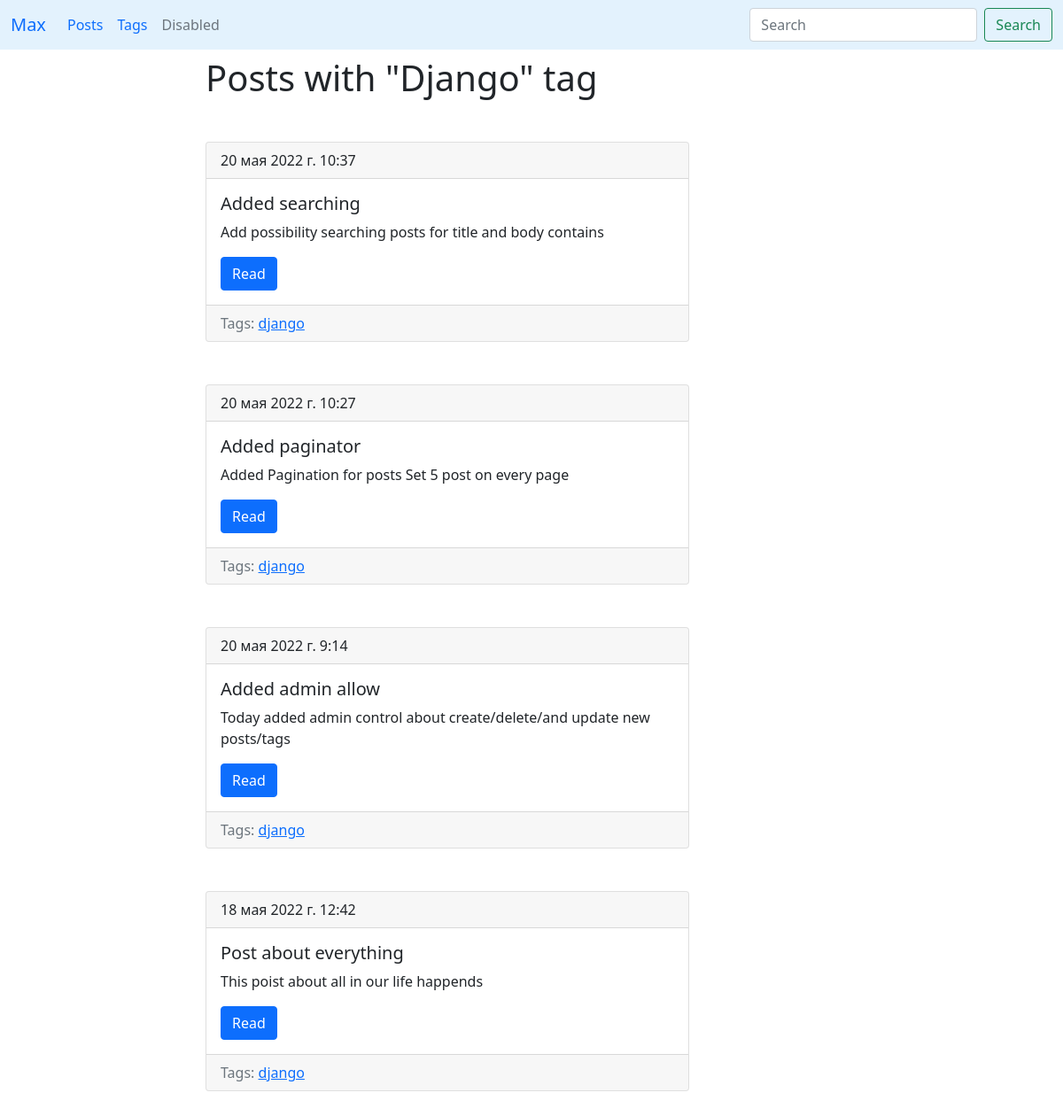
The page /tag/django/ on the database its author committed.
### main/models.py (models this page shows, shortened)
class Tag(models.Model):
    title = models.CharField(max_length=150)
    slug = models.SlugField(max_length=50, unique=True)
    class Meta:
        ordering = ['title']
    def get_absolute_url(self):
        return reverse('tags_detail_url', kwargs={'slug': self.slug})

class Post(models.Model):
    title = models.CharField(max_length=150, db_index=True)
    slug = models.SlugField(max_length=50, unique=True, blank=True)
    tags = models.ManyToManyField('Tag', blank=True, related_name='posts')
    body = models.TextField(max_length=800, blank=True, db_index=True)
    data_pub = models.DateTimeField(auto_now_add=True)
    class Meta:
        ordering = ['-data_pub']
    def get_absolute_url(self):
        return reverse('post_detail_url', kwargs={'slug': self.slug})

### main/views.py (the view)
# urls.py: path('tag/<str:slug>/', TagDetail.as_view(), name='tags_detail_url'),
class TagDetail(ObjectDetailMixin, View):
    model = Tag
    template = 'main/tag_detail.html'

### main/utils.py (called while the page is built)
    def get(self, request, slug):
        obj = get_object_or_404(self.model, slug__iexact=slug)
        return render(request, self.template, context={self.model.__name__.lower(): obj, 'admin_obj': obj, 'detail': True})

### main/templates/main/tag_detail.html
{% extends 'main/index.html' %}
{% block content %}
    <h1 class="mb-5">
        Posts with "{{ tag.title|title }}" tag
    </h1>
    {% for post in tag.posts.all %}
        {% include 'main/includes/post_card.html' %}
    {% endfor %}
{% endblock %}

### main/templates/main/index.html (shortened to what this page needs)
{% extends 'base.html' %}

### templates/base.html (shortened to what this page needs)
{% load static %}
<!doctype html>
<html lang="ru">
<head>
  <link rel="stylesheet" href="{% static 'css/styles.css' %}">
    <link href="https://cdn.jsdelivr.net/npm/bootstrap@5.1.3/dist/css/bootstrap.min.css" rel="stylesheet">
</head>
<body>
<nav class="navbar navbar-expand-lg" style="background-color: #e3f2fd;">
  <div class="container-fluid">
    <a class="navbar-brand" href="#">Max</a>
    <div class="collapse navbar-collapse" id="navbarSupportedContent">
      <ul class="navbar-nav me-auto mb-2 mb-lg-0">
        <li class="nav-item">
          <a class="nav-link active" aria-current="page" href="{% url 'post_list_url' %}">Posts</a>
        </li>
        <li class="nav-item">
          <a class="nav-link" href="{% url 'tags_list_url' %}">Tags</a>
        </li>
        <li class="nav-item">
          <a class="nav-link disabled">Disabled</a>
        </li>
      </ul>
      <form class="d-flex" role="search">
        <input class="form-control me-2" type="search" placeholder="Search" aria-label="Search" name="search">
        <button class="btn btn-outline-success" type="submit">Search</button>
      </form>
    </div>
  </div>
</nav>
<div class="container mt-2">
  <div class="row">
    <div class="col-6 offset-md-2">
      {% block content %}
      {% endblock %}
    </div>
  </div>
</div>
</body>
</html>

### main/templates/main/includes/post_card.html
        <div class="card mb-5">
          <div class="card-header">
              {{ post.data_pub }}
          </div>
          <div class="card-body">
            <h5 class="card-title">{{ post.title }}</h5>
            <p class="card-text">{{ post.body }}</p>
              <a href="{{ post.get_absolute_url}}" class="btn btn-primary">Read</a>
          </div>
            <div class="card-footer text-muted">
                Tags:
                {% for tag in post.tags.all %}
                    <a href="{{ tag.get_absolute_url }}">{{ tag.title }}</a>
                {% endfor %}
            </div>
        </div>

### rows shown on the page
Tag: title "Django", title "django"
Post: data_pub "20 мая 2022 г. 10:37", title "Added searching", body "Add possibility searching posts for title and body contains"
Post: data_pub "20 мая 2022 г. 10:27", title "Added paginator", body "Added Pagination for posts Set 5 post on every page"
Post: data_pub "20 мая 2022 г. 9:14", title "Added admin allow", body "Today added admin control about create/delete/and update new posts/tags"
Post: data_pub "18 мая 2022 г. 12:42", title "Post about everything", body "This poist about all in our life happends"
